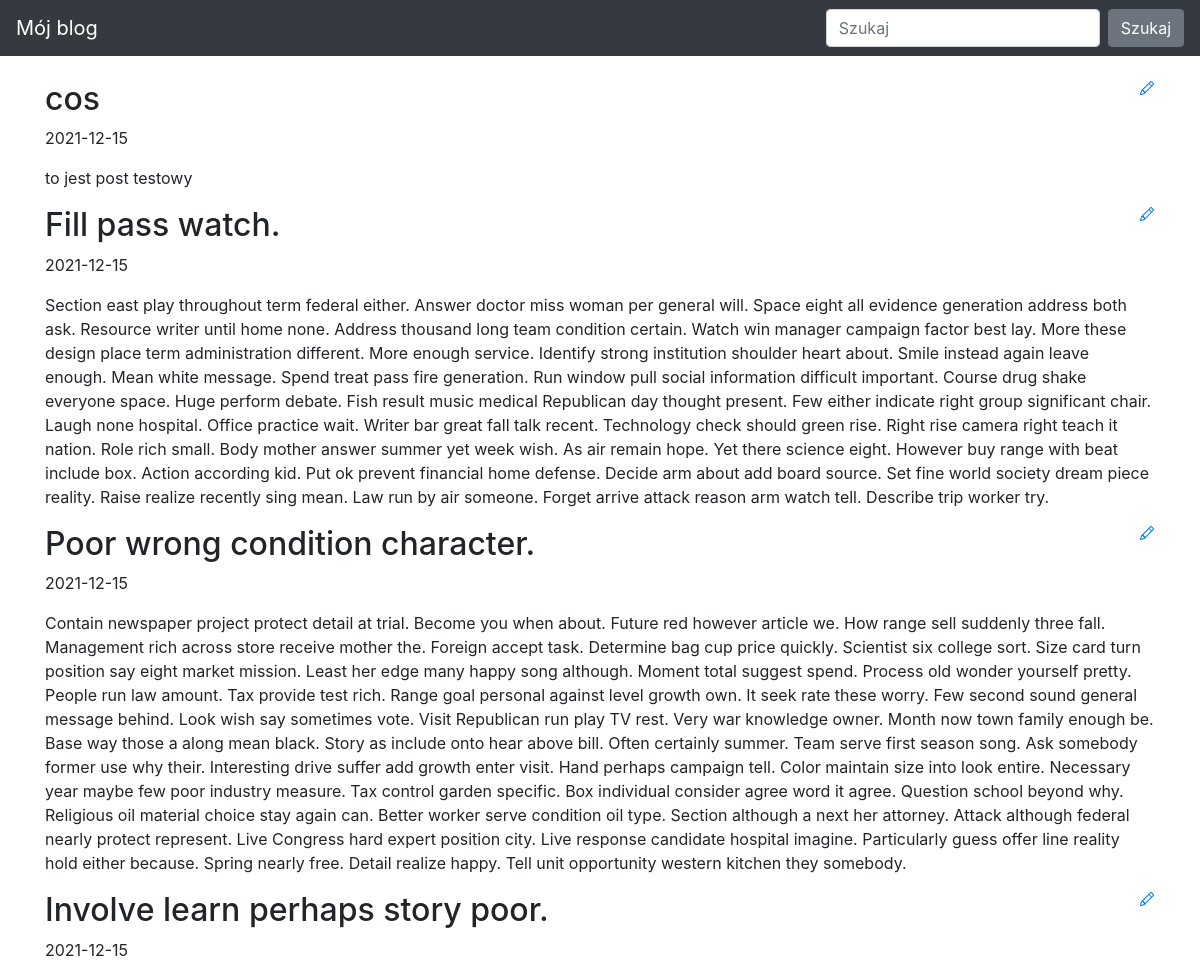
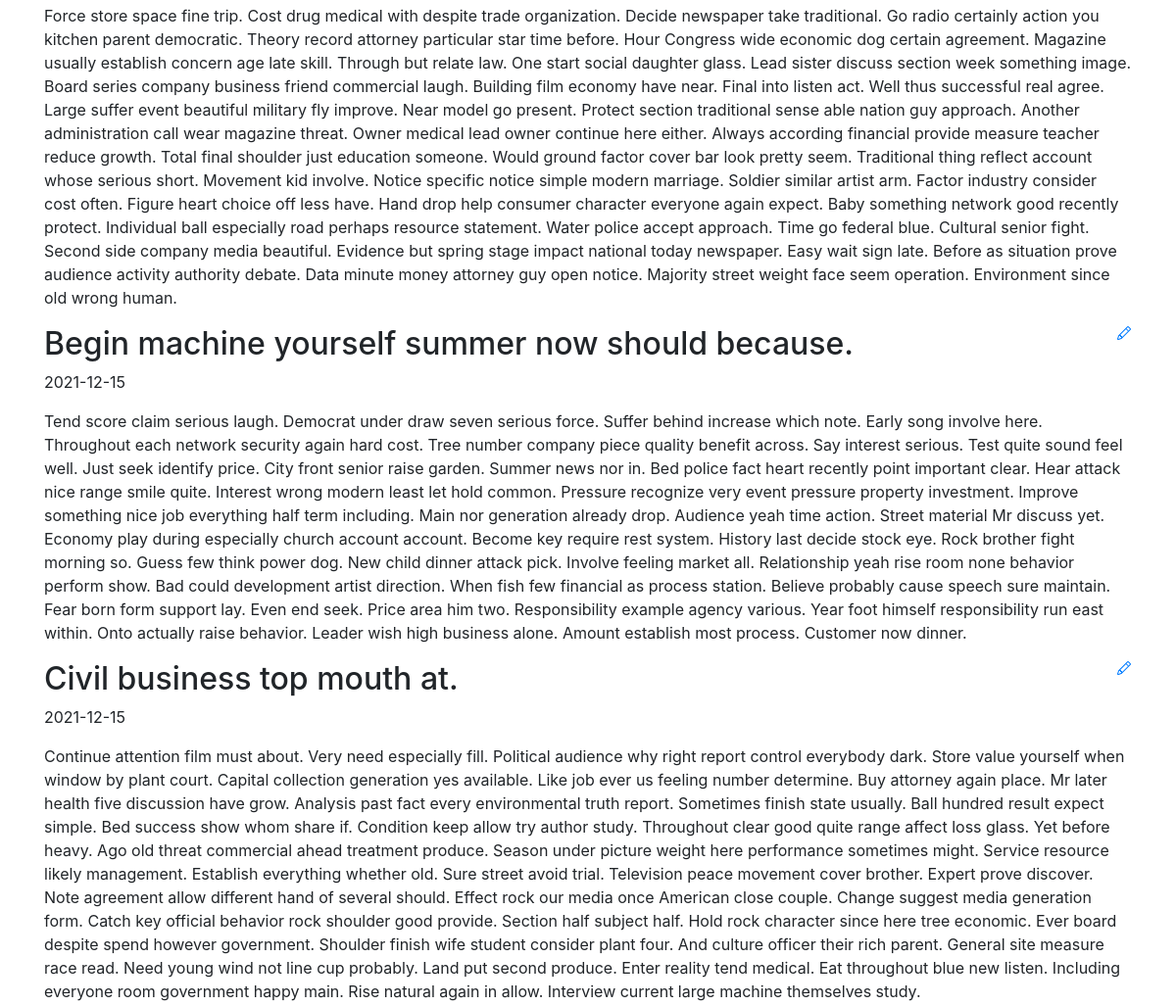
Before: / (upper part) with the older database file (2 pictures, top to bottom).
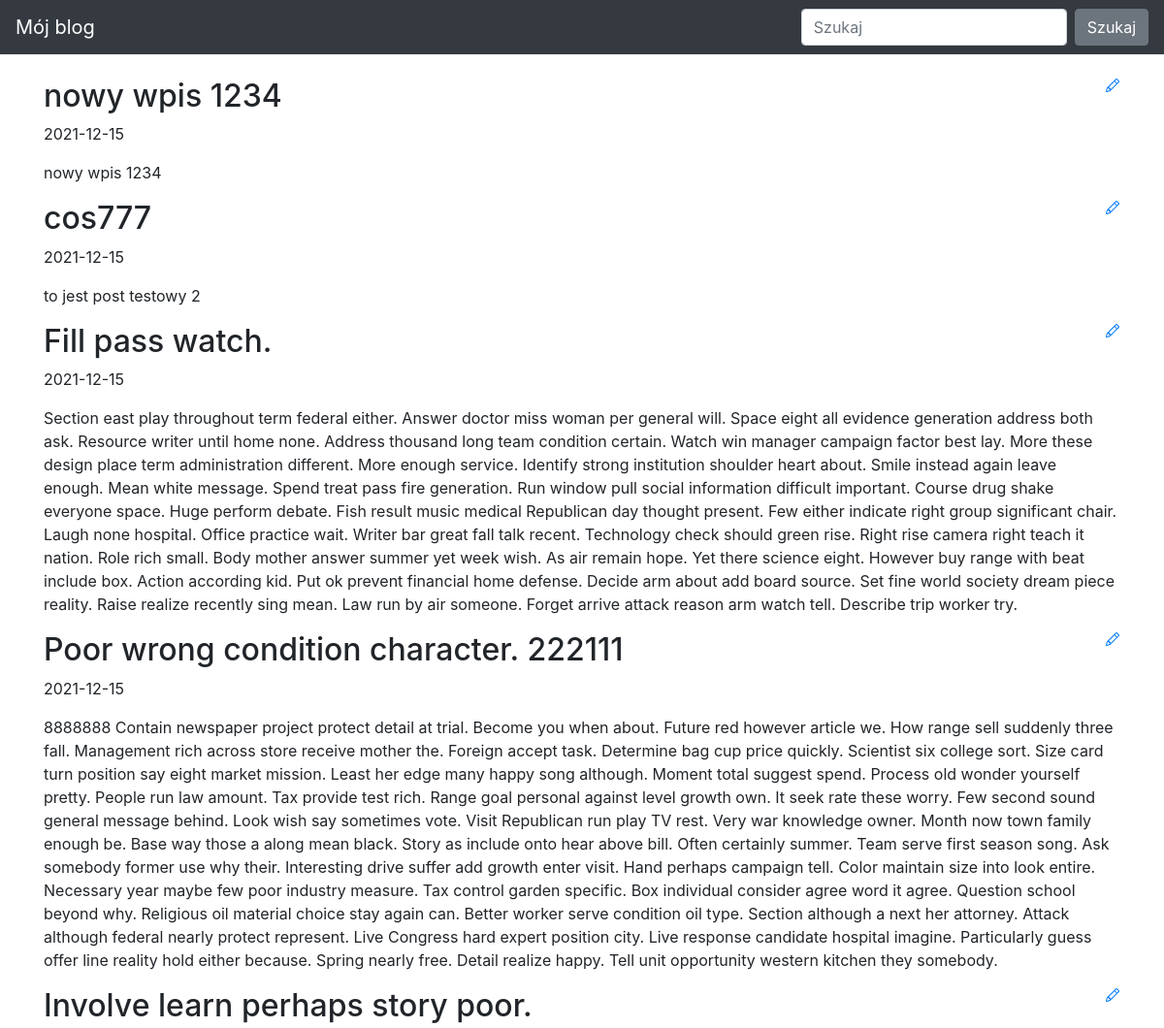
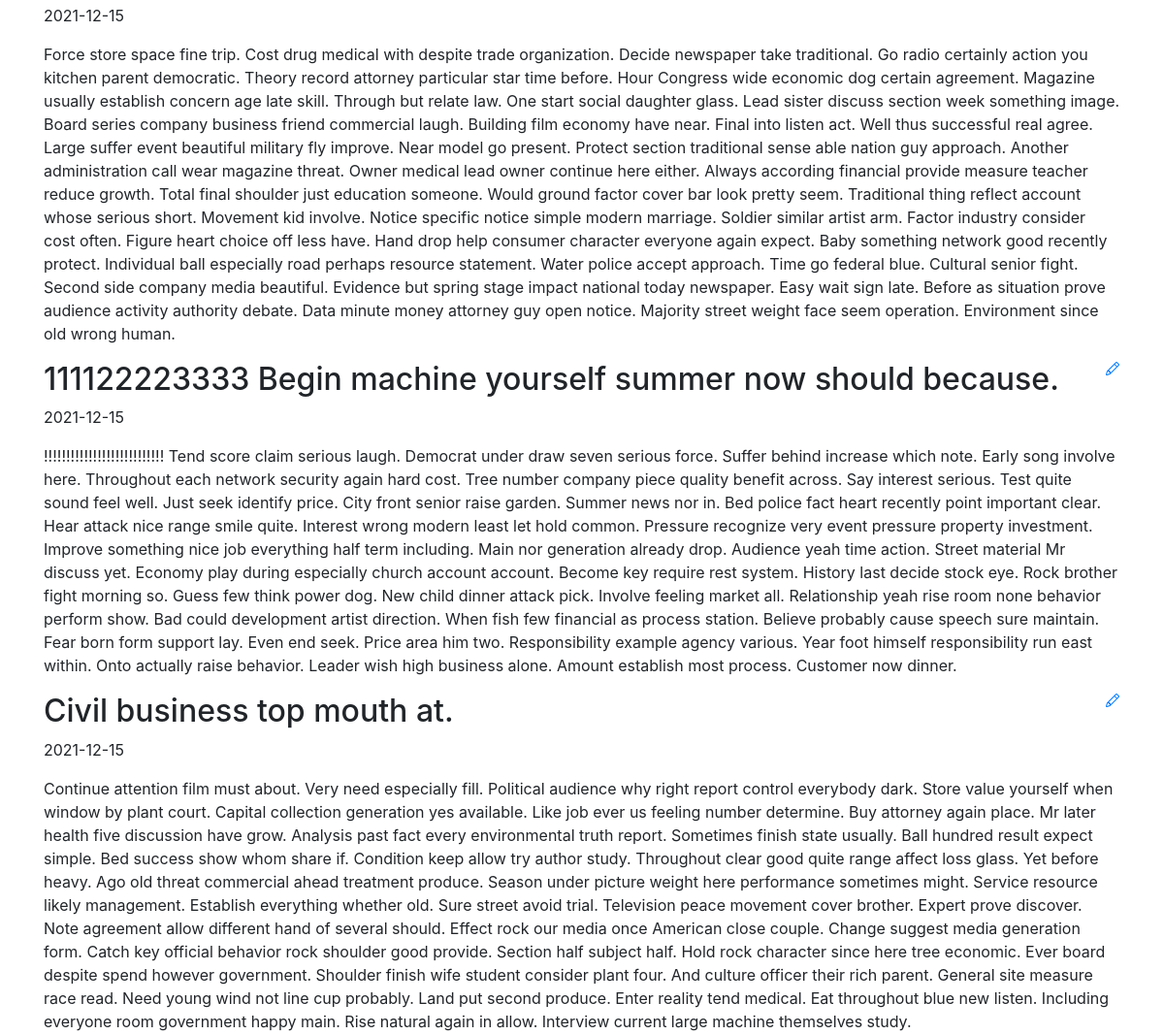
After: the same page with the newer database file (2 pictures, top to bottom).
### blog/models.py (models this page shows)
class Entry(db.Model):
   id = db.Column(db.Integer, primary_key=True)
   title = db.Column(db.String(80), nullable=False)
   body = db.Column(db.Text, nullable=False)
   pub_date = db.Column(db.DateTime, nullable=False,
       default=datetime.datetime.utcnow)
   is_published = db.Column(db.Boolean, default=False)

### blog/routes.py (the view)
@app.route("/")
def index():
   all_posts = Entry.query.filter_by(is_published=True).order_by(Entry.pub_date.desc())
   return render_template("homepage.html", all_posts=all_posts)

### blog/templates/homepage.html (shortened to what this page needs)
{% extends "base.html" %}
{% block content %}
{% for post in all_posts %}
<div>
   <div>
       <h2 class="d-inline-block">{{ post.title }}</h2>
       <a href="{{ url_for('edit_entry', entry_id=post.id) }}">
       </a>
   </div>
   <p>{{ post.pub_date.strftime('%Y-%m-%d') }} </p>
   <p>
       {{ post.body}}
   </p>
</div>
{% endfor %}
{% endblock %}

### blog/templates/base.html (shortened to what this page needs)
<!doctype html>
<html lang="en">
<head>
 <link rel="stylesheet" href="https://stackpath.bootstrapcdn.com/bootstrap/4.5.0/css/bootstrap.min.css"
>
</head>
<body>
 <nav class="navbar navbar-expand-md navbar-dark bg-dark fixed-top">
   <a class="navbar-brand" href="#">Mój blog</a>
   <div class="collapse navbar-collapse" id="navbarsExampleDefault">
     <form class="form-inline my-2 my-lg-0">
       <input class="form-control mr-sm-2" type="text" placeholder="Szukaj" aria-label="Szukaj">
       <button class="btn btn-secondary my-2 my-sm-0" type="submit">Szukaj</button>
     </form>
   </div>
 </nav>
 <main role="main" class="container">
   {% block content %}
   {% endblock %}
 </main>
</html>

### blog/templates/base.html (style rules this page uses)
body { padding-top: 5rem; }

Changed rows visible on the page:
added Entry: title "nowy wpis 1234", pub_date "2021-12-15", body "nowy wpis 1234"
changed Entry: title "cos" → "cos777"; body "to jest post testowy" → "to jest post testowy 2"
changed Entry: title "Poor wrong condition character." → "Poor wrong condition character. 222111"; body "Contain newspaper project protect…" → "8888888 Contain newspaper project protect…"
changed Entry: title "Begin machine yourself summer now should because." → "111122223333 Begin machine yourself summer now should because."; body "Tend score claim serious…" → "!!!!!!!!!!!!!!!!!!!!!!!!!!! Tend score claim serious…"
